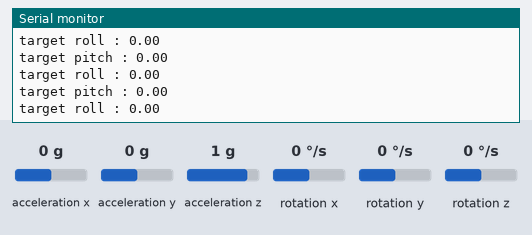
This sketch was run on a simulated Arduino Uno, built with avr-gcc and run on an emulated ATmega328P. On the bench: the last lines printed to the serial monitor. The inputs (shaded band) are chosen by the test bench; at power-on: acceleration x 0 g, acceleration y 0 g, acceleration z 1 g, rotation x 0 °/s, rotation y 0 °/s, rotation z 0 °/s.

Above: at 3.2 s.
3.3 s: acceleration x set to -1.4 g
At 4.0 s:
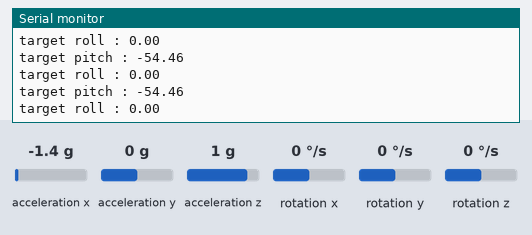
4.8 s: acceleration y set to -1.4 g
At 5.8 s:
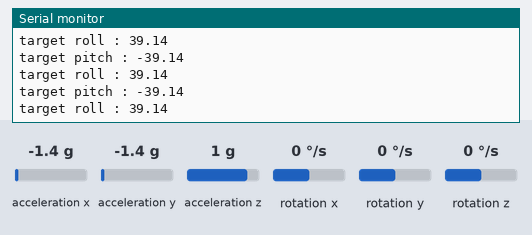
6.3 s: acceleration x set to 0.8 g
At 6.9 s:
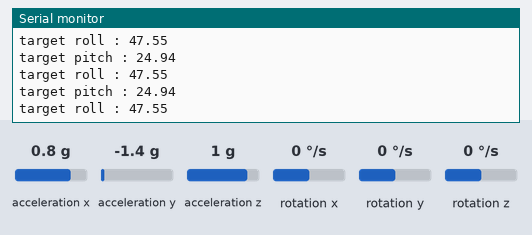
9.3 s: acceleration z set to -1.4 g
At 9.9 s:
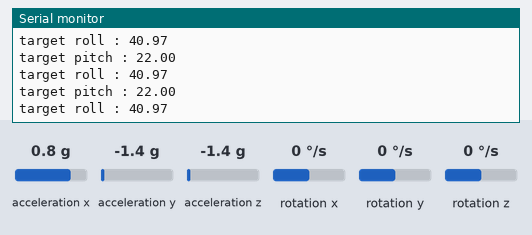
10.8 s: acceleration z set to 0 g
At 11.5 s:
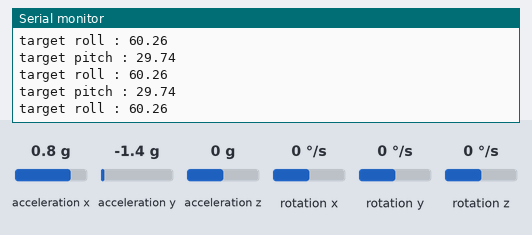
Timing chart, 0 to 13.8 s (numbered marks = the images above; inputs shaded):
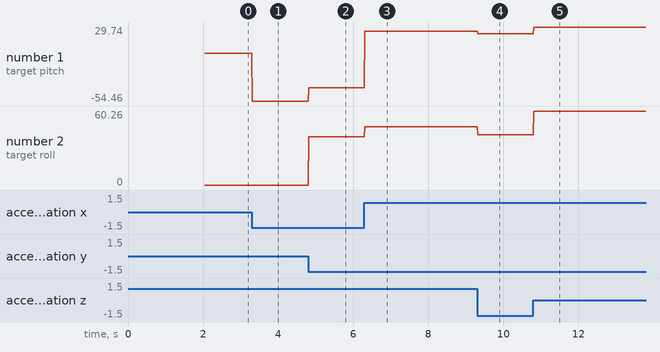

The sketch:

StewartPlatformMainSSC32.ino
```cpp
#include <Wire.h>
#include <MPU6050_light.h>
#include <SoftwareSerial.h>
#include "StewartPlatform.h"

MPU6050 mpu(Wire);
StewartPlatform platform;
SoftwareSerial SSC32(3, 4);
uint32_t lastMicros = 0;

void setup() {
    Serial.begin(115200);
    SSC32.begin(38400);
    SSC32.println("#0P1500#1P1500#2P1500#8P1500#9P1500#10P1500#12P1500#13P1500#14P1500#16P1500#17P1500#18P1500#24P1500#25P1500#26P1500#28P1500#29P1500#30P1500T1000\r");

    //Serial.print("#5P1500T1000\r");
    Wire.begin();
    Wire.setClock(Config::I2C_SPEED); // Boost I2C pour la réactivité

    if(mpu.begin() != 0) {
        Serial.println(F("Erreur MPU6050"));
        while(1);
    }

    Serial.println(F("Calibration IMU..."));
    delay(1000);
    mpu.calcOffsets();

    platform.begin();
    lastMicros = micros();


}

void loop() {
    mpu.update();

    uint32_t currentMicros = micros();
    if (currentMicros - lastMicros >= Config::UPDATE_INTERVAL_US) {
        lastMicros = currentMicros;

        // Stabilisation active : compensation des angles mesurés
        float targetPitch = -mpu.getAngleY();
        float targetRoll = -mpu.getAngleX();

        Serial.print("target pitch : ");
        Serial.println (targetPitch);
        Serial.print("target roll : ");
        Serial.println(targetRoll);

        // Mise à jour instantanée des moteurs
        platform.update(targetPitch, targetRoll, Config::DEFAULT_HEIGHT, SSC32);
    }
}
```

StewartPlatform.cpp
```cpp
#include "StewartPlatform.h"
#include <math.h>

StewartPlatform::StewartPlatform() {
    for(int i = 0; i < 3; i++) {
        float angle = radians(i * 120.0f + 90.0f);
        M[i] = {cosf(angle) * Config::BASE_RADIUS, sinf(angle) * Config::BASE_RADIUS, 0.0f};
        U[i] = {cosf(angle) * Config::PLATFORM_RADIUS, sinf(angle) * Config::PLATFORM_RADIUS, 0.0f};
    }
}

void StewartPlatform::begin() {
}

void StewartPlatform::update(float pitchDeg, float rollDeg, float heave, Stream &SSC32) {
    float p = radians(pitchDeg);
    float r = radians(rollDeg);

    // Calcul unique des sinus/cosinus pour tout le cycle
    float cp = cosf(p); float sp = sinf(p);
    float cr = cosf(r); float sr = sinf(r);

    // Coefficients de la matrice R
    // R[0][0]=cp, R[0][1]=sp*sr, R[1][1]=cr, R[1][2]=-sr, etc.
    int targetPW[3];

    for(int i = 0; i < 3; i++) {
        // Uz est nul, on ignore R_i2 * 0
        float px = cp * U[i].x + (sp * sr) * U[i].y;
        float py = cr * U[i].y;
        float pz = -sp * U[i].x + (cp * sr) * U[i].y + heave;

        // Vecteur bras Li
        float lx = px - M[i].x;
        float ly = py - M[i].y;
        float lz = pz - M[i].z;

        float Li_sq = lx*lx + ly*ly + lz*lz;
        float Li = sqrtf(Li_sq);

        // cos(alpha) = (Li² + a² - b²) / (2 * a * Li)
        float cosAlpha = (Li_sq + Config::K_AL_KASHI) / (Config::TWO_A * Li);

        // Clamp pour la stabilité numérique
        if (cosAlpha > 1.0f) cosAlpha = 1.0f;
        else if (cosAlpha < -1.0f) cosAlpha = -1.0f;

        int angleDeg = (int)degrees(acosf(cosAlpha))+Config::SERVO_OFFSETS[i];
        int pw = map(angleDeg, 0, 180, 1000, 2000);
        pw = constrain(pw, Config::PW_MIN, Config::PW_MAX);
        targetPW[i] = pw;
    }

        // --- ENVOI DE LA COMMANDE SYNCHRONE A LA SSC-32 ---
    SSC32.print("#");  SSC32.print(Config::SSC_CHANNELS[0]); SSC32.print(" P"); SSC32.print(targetPW[0]);
    SSC32.print(" #"); SSC32.print(Config::SSC_CHANNELS[1]); SSC32.print(" P"); SSC32.print(targetPW[1]);
    SSC32.print(" #"); SSC32.print(Config::SSC_CHANNELS[2]); SSC32.print(" P"); SSC32.print(targetPW[2]);
    SSC32.print("\r"); // Déclenchement simultané
    /*Serial.print("#");  Serial.print(Config::SSC_CHANNELS[0]); Serial.print(" P"); Serial.print(targetPW[0]);
    Serial.print(" #"); Serial.print(Config::SSC_CHANNELS[1]); Serial.print(" P"); Serial.print(targetPW[1]);
    Serial.print(" #"); Serial.print(Config::SSC_CHANNELS[2]); Serial.print(" P"); Serial.print(targetPW[2]);
    Serial.print("\r");*/
}
```

StewartPlatform.h
```cpp
#ifndef STEWART_PLATFORM_H
#define STEWART_PLATFORM_H

#include <Arduino.h>
#include "Constants.h"

struct Point3D { float x, y, z; };

class StewartPlatform {
private:
    Point3D M[3]; // Base
    Point3D U[3]; // Plateau (coordonnées locales)

public:
    StewartPlatform();
    void begin();
    // Méthode optimisée pour le calcul matriciel
    void update(float pitchDeg, float rollDeg, float heave, Stream &SSC32);
};

#endif
```

constants.h
```cpp
#ifndef CONSTANTS_H
#define CONSTANTS_H

#include <Arduino.h>

namespace Config {
    // Géométrie physique (mm)
    constexpr float BASE_RADIUS = 50.0f;     // 'd'
    constexpr float PLATFORM_RADIUS = 90.0f; // 'e'
    constexpr float SERVO_ARM = 50.0f;       // 'f'
    constexpr float TIE_ROD = 60.0f;         // 'g'
    constexpr float DEFAULT_HEIGHT = 70.0f;  // 'h'

    // Pré-calculs
    constexpr float A_SQ = SERVO_ARM * SERVO_ARM;
    constexpr float B_SQ = TIE_ROD * TIE_ROD;
    constexpr float TWO_A = 2.0f * SERVO_ARM;
    constexpr float K_AL_KASHI = A_SQ - B_SQ;

    const int SSC_CHANNELS[3] = {4, 5, 6}; //pin sur ssc32
    const int SERVO_OFFSETS[3] = {0, 10, -4};
    constexpr int PW_MIN = 700;  //limite de sécurité
    constexpr int PW_MAX = 2000;
    constexpr uint32_t I2C_SPEED = 400000;          // 400kHz pour l'IMU
    constexpr uint32_t UPDATE_INTERVAL_US = 5000;   // 5ms (200Hz) pour la réactivité
};

#endif
```

Measured:
- after the input at 3.3 s, the serial monitor: prints a new line at once (image 1)
- after the input at 4.8 s, the serial monitor: prints a new line at once (image 2)
- after the input at 6.3 s, the serial monitor: prints a new line at once (image 3)
- after the input at 9.3 s, the serial monitor: prints a new line at once (image 4)
- after the input at 10.8 s, the serial monitor: prints a new line at once (image 5)
- plotted number 1: 0 → -54.46 after the input at 3.3 s, -54.46 → -39.14 after the input at 4.8 s, -39.14 → 24.94 after the input at 6.3 s, 24.94 → 22 after the input at 9.3 s, 22 → 29.74 after the input at 10.8 s
- plotted number 2: 0 → 39.14 after the input at 4.8 s, 39.14 → 47.55 after the input at 6.3 s, 47.55 → 40.97 after the input at 9.3 s, 40.97 → 60.26 after the input at 10.8 s
